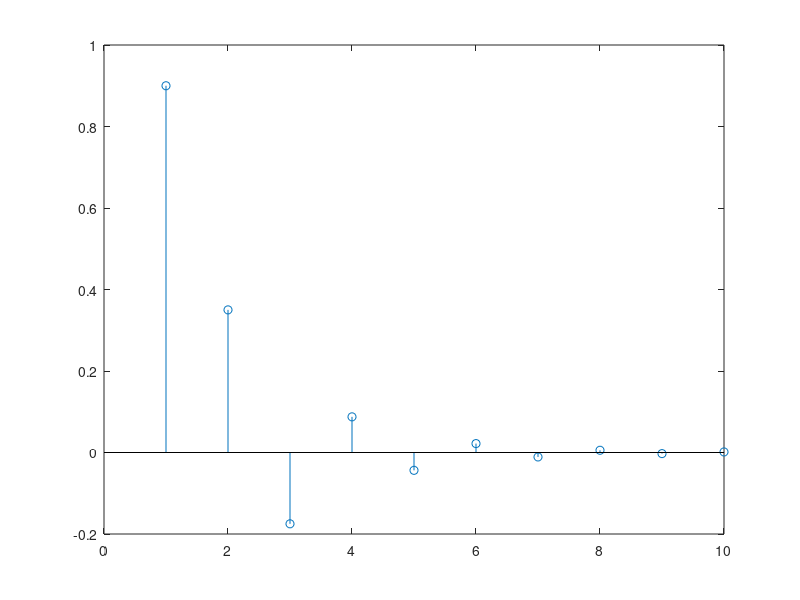

Write the MATLAB code that produced this figure.
%%%%% Assignment Week 5 Sandbox %%%%%%


%% filter example
NT = 10;
b = [0.9 0.8];
a = [ 1 0.5];
x = zeros(NT,1);
x(1) = 1;
y = filter(b,a,x);
stem(y);